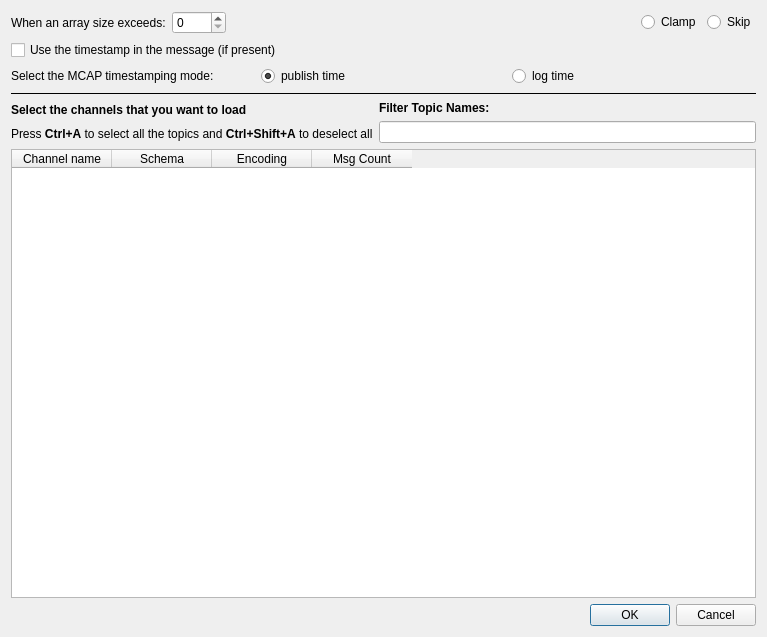
<?xml version="1.0" encoding="UTF-8"?>
<ui version="4.0">
 <class>dialog_mcap</class>
 <widget class="QDialog" name="dialog_mcap">
  <property name="geometry">
   <rect>
    <x>0</x>
    <y>0</y>
    <width>767</width>
    <height>637</height>
   </rect>
  </property>
  <property name="windowTitle">
   <string>MCAP Parser</string>
  </property>
  <layout class="QVBoxLayout" name="verticalLayout">
   <item>
    <layout class="QHBoxLayout" name="horizontalLayout">
     <item>
      <widget class="QLabel" name="label_2">
       <property name="text">
        <string>When an array size exceeds:</string>
       </property>
      </widget>
     </item>
     <item>
      <widget class="QSpinBox" name="spinBox">
       <property name="minimum">
        <number>0</number>
       </property>
       <property name="maximum">
        <number>9999</number>
       </property>
      </widget>
     </item>
     <item>
      <spacer name="horizontalSpacer">
       <property name="orientation">
        <enum>Qt::Horizontal</enum>
       </property>
       <property name="sizeHint" stdset="0">
        <size>
         <width>40</width>
         <height>20</height>
        </size>
       </property>
      </spacer>
     </item>
     <item>
      <widget class="QRadioButton" name="radioClamp">
       <property name="text">
        <string>Clamp</string>
       </property>
       <property name="checked">
        <bool>true</bool>
       </property>
      </widget>
     </item>
     <item>
      <widget class="QRadioButton" name="radioSkip">
       <property name="text">
        <string>Skip</string>
       </property>
      </widget>
     </item>
    </layout>
   </item>
   <item>
    <widget class="QCheckBox" name="checkBoxUseTimestamp">
     <property name="text">
      <string>Use the timestamp in the message (if present)</string>
     </property>
    </widget>
   </item>
   <item>
    <layout class="QHBoxLayout" name="horizontalLayout_1">
     <item>
      <widget class="QLabel" name="label_3">
       <property name="text">
        <string>Select the MCAP timestamping mode:</string>
       </property>
      </widget>
     </item>
     <item>
      <widget class="QRadioButton" name="radioPubTime">
       <property name="text">
        <string>publish time</string>
       </property>
       <property name="checked">
        <bool>true</bool>
       </property>
       <attribute name="buttonGroup">
        <string notr="true">buttonGroup</string>
       </attribute>
      </widget>
     </item>
     <item>
      <widget class="QRadioButton" name="radioLogTime">
       <property name="text">
        <string>log time</string>
       </property>
       <attribute name="buttonGroup">
        <string notr="true">buttonGroup</string>
       </attribute>
      </widget>
     </item>
    </layout>
   </item>
   <item>
    <widget class="Line" name="line">
     <property name="frameShadow">
      <enum>QFrame::Plain</enum>
     </property>
     <property name="orientation">
      <enum>Qt::Horizontal</enum>
     </property>
    </widget>
   </item>
   <item>
    <layout class="QHBoxLayout" name="horizontalLayout_4">
     <item>
      <layout class="QVBoxLayout" name="verticalLayout_2">
       <item>
        <widget class="QLabel" name="label">
         <property name="font">
          <font>
           <weight>75</weight>
           <bold>true</bold>
          </font>
         </property>
         <property name="text">
          <string>Select the channels that you want to load</string>
         </property>
        </widget>
       </item>
       <item>
        <widget class="QLabel" name="labelUsageHint">
         <property name="font">
          <font>
           <pointsize>9</pointsize>
          </font>
         </property>
         <property name="text">
          <string>&lt;html&gt;&lt;head/&gt;&lt;body&gt;&lt;p&gt;Press
           &lt;span style=&quot;
           font-weight:600;&quot;&gt;Ctrl+A&lt;/span&gt; to select
           all the topics and &lt;span style=&quot;
           font-weight:600;&quot;&gt;Ctrl+Shift+A&lt;/span&gt; to
           deselect all&lt;/p&gt;&lt;/body&gt;&lt;/html&gt;</string>
         </property>
        </widget>
       </item>
      </layout>
     </item>
     <item>
      <layout class="QVBoxLayout" name="verticalLayout_3">
       <item>
        <widget class="QLabel" name="labelFilter">
         <property name="font">
          <font>
           <weight>75</weight>
           <bold>true</bold>
          </font>
         </property>
         <property name="text">
          <string>Filter Topic Names: </string>
         </property>
        </widget>
       </item>
       <item>
        <widget class="QLineEdit" name="lineEditFilter">
         <property name="maximumSize">
          <size>
           <width>400</width>
           <height>16777215</height>
          </size>
         </property>
         <property name="clearButtonEnabled">
          <bool>true</bool>
         </property>
        </widget>
       </item>
      </layout>
     </item>
    </layout>
   </item>
   <item>
    <widget class="QTableWidget" name="tableWidget">
     <property name="editTriggers">
      <set>QAbstractItemView::NoEditTriggers</set>
     </property>
     <property name="selectionMode">
      <enum>QAbstractItemView::MultiSelection</enum>
     </property>
     <property name="selectionBehavior">
      <enum>QAbstractItemView::SelectRows</enum>
     </property>
     <property name="sortingEnabled">
      <bool>true</bool>
     </property>
     <property name="columnCount">
      <number>4</number>
     </property>
     <attribute name="verticalHeaderVisible">
      <bool>false</bool>
     </attribute>
     <column>
      <property name="text">
       <string>Channel name</string>
      </property>
     </column>
     <column>
      <property name="text">
       <string>Schema</string>
      </property>
     </column>
     <column>
      <property name="text">
       <string>Encoding</string>
      </property>
     </column>
     <column>
      <property name="text">
       <string>Msg Count</string>
      </property>
     </column>
    </widget>
   </item>
   <item>
    <widget class="QDialogButtonBox" name="buttonBox">
     <property name="orientation">
      <enum>Qt::Horizontal</enum>
     </property>
     <property name="standardButtons">
      <set>QDialogButtonBox::Cancel|QDialogButtonBox::Ok</set>
     </property>
    </widget>
   </item>
  </layout>
 </widget>
 <resources/>
 <connections>
  <connection>
   <sender>buttonBox</sender>
   <signal>accepted()</signal>
   <receiver>dialog_mcap</receiver>
   <slot>accept()</slot>
   <hints>
    <hint type="sourcelabel">
     <x>248</x>
     <y>254</y>
    </hint>
    <hint type="destinationlabel">
     <x>157</x>
     <y>274</y>
    </hint>
   </hints>
  </connection>
  <connection>
   <sender>buttonBox</sender>
   <signal>rejected()</signal>
   <receiver>dialog_mcap</receiver>
   <slot>reject()</slot>
   <hints>
    <hint type="sourcelabel">
     <x>316</x>
     <y>260</y>
    </hint>
    <hint type="destinationlabel">
     <x>286</x>
     <y>274</y>
    </hint>
   </hints>
  </connection>
 </connections>
 <buttongroups>
  <buttongroup name="buttonGroup"/>
 </buttongroups>
</ui>
